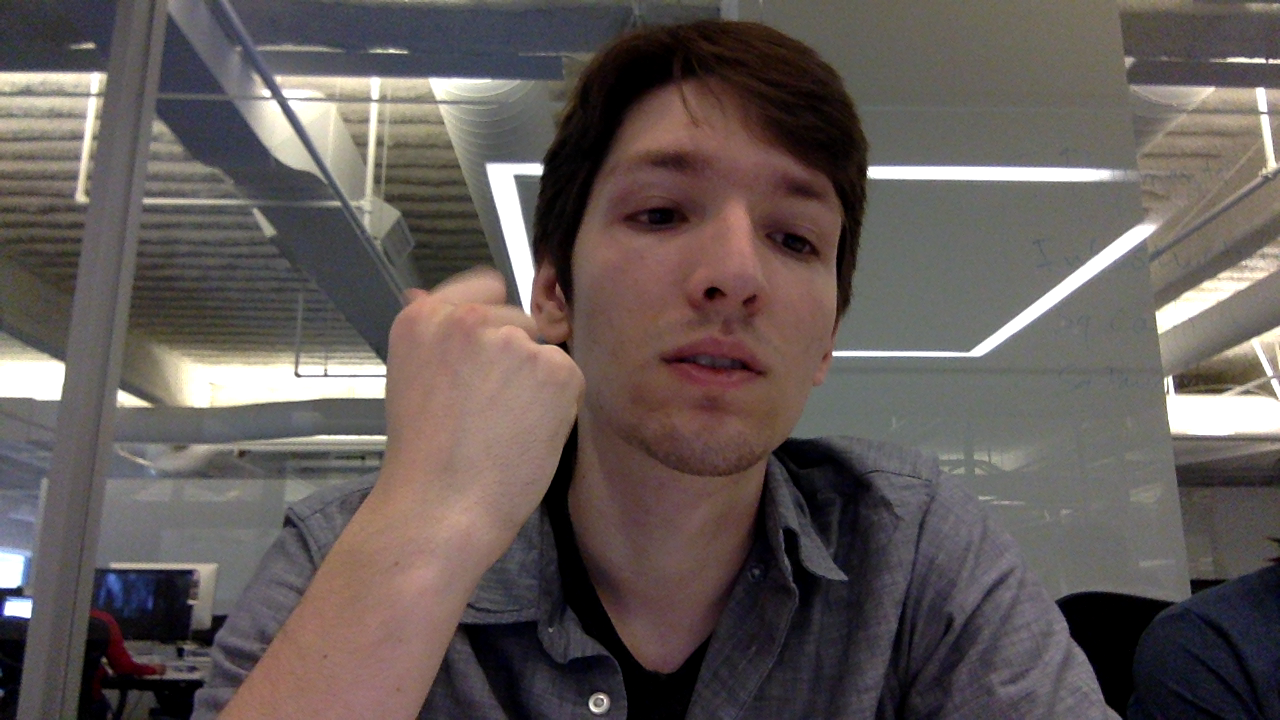
#> input picture lastpicture.png, 1280 x 720 px
$ python edge_detect.py ../lastpicture.png
#> lines starting #> are read from the running program, lines starting #| are printed output that depends on the picture
#! /usr/local/bin/python
import sys
import cv2
import numpy as np
from matplotlib import pyplot as plt

DEFAULT_IMAGE = "../res/image1.jpg"

if __name__ == "__main__":
  imagename = sys.argv[1] if len(sys.argv) > 1 else DEFAULT_IMAGE

  img = cv2.imread(imagename)
#> img is the input picture: shape (720, 1280, 3); mean B, G, R 87.6, 90.1, 99
  img = cv2.cvtColor(img, cv2.COLOR_BGR2GRAY)
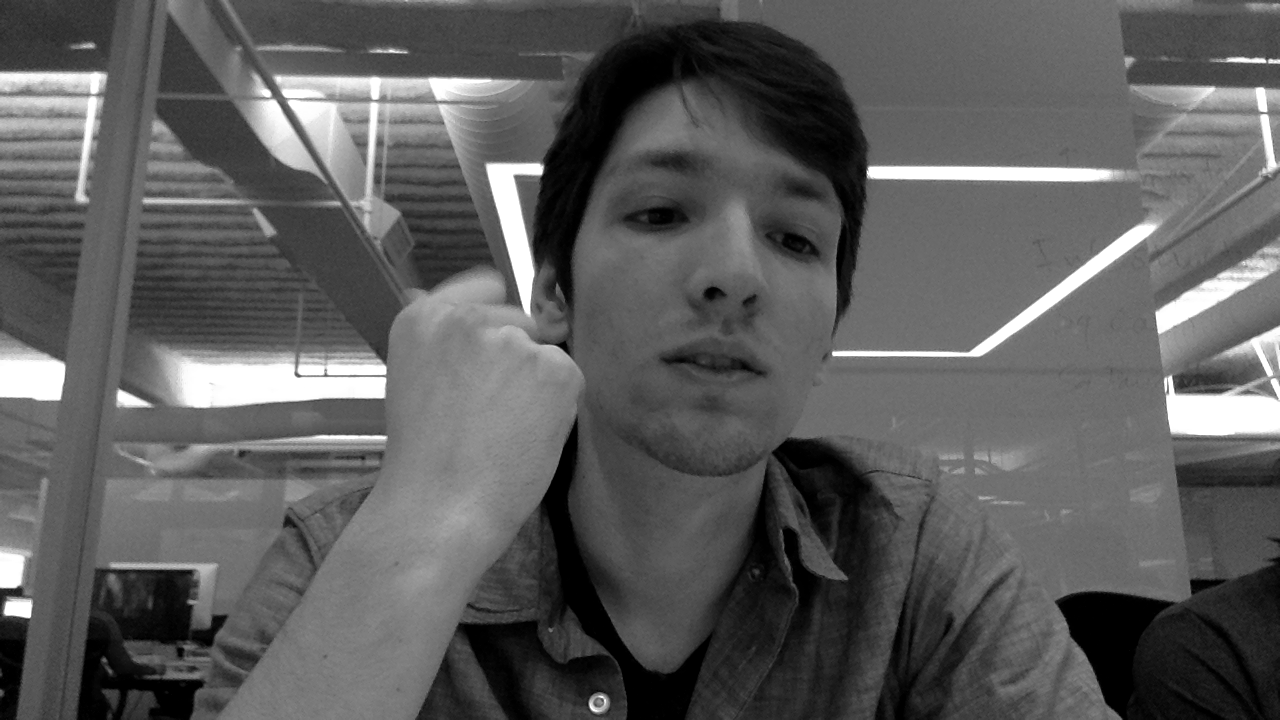
#> img: shape (720, 1280); min 0, max 255, mean 92.5
  img = cv2.GaussianBlur(img, (5, 5), 0)
  edges = cv2.Canny(img, 100, 200)
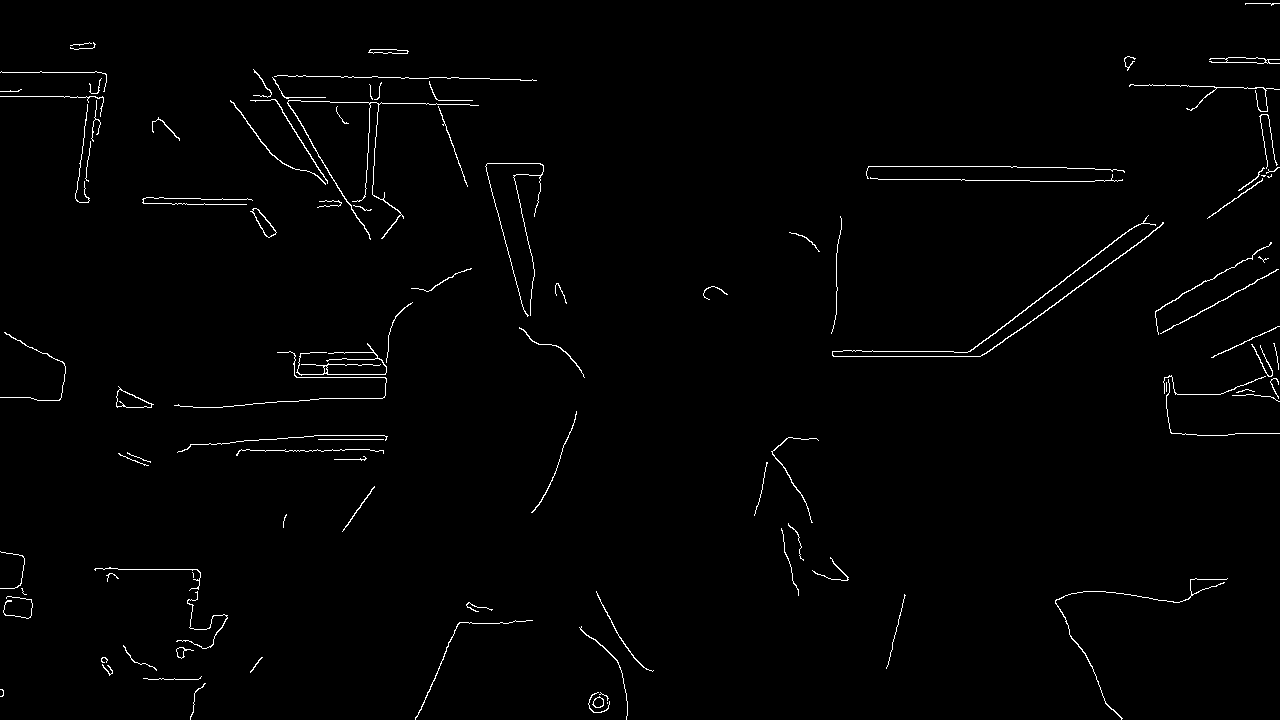
#> edges: shape (720, 1280); 1.2% white in thin lines or dots

  plt.subplot(121),plt.imshow(img,cmap = 'gray')
  plt.title('Original Image'), plt.xticks([]), plt.yticks([])
  plt.subplot(122),plt.imshow(edges,cmap = 'gray')
  plt.title('Edge Image'), plt.xticks([]), plt.yticks([])

  plt.show()
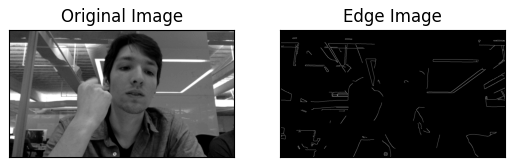
#> figure drawn by matplotlib, 2 panels
